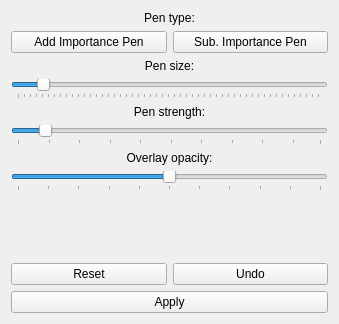
               <widget class="QWidget" name="userSamplingArea">
                <property name="geometry">
                 <rect>
                  <x>0</x>
                  <y>0</y>
                  <width>339</width>
                  <height>324</height>
                 </rect>
                </property>
                <layout class="QGridLayout" name="gridLayout_2">
                 <item row="10" column="0" colspan="4">
                  <spacer name="verticalSpacer">
                   <property name="orientation">
                    <enum>Qt::Vertical</enum>
                   </property>
                   <property name="sizeHint" stdset="0">
                    <size>
                     <width>20</width>
                     <height>40</height>
                    </size>
                   </property>
                  </spacer>
                 </item>
                 <item row="1" column="0" colspan="2">
                  <widget class="QPushButton" name="button_usAddPenButton">
                   <property name="toolTip">
                    <string>&lt;html&gt;&lt;head/&gt;&lt;body&gt;&lt;p&gt;Use add importance pen&lt;/p&gt;&lt;/body&gt;&lt;/html&gt;</string>
                   </property>
                   <property name="text">
                    <string>Add Importance Pen</string>
                   </property>
                  </widget>
                 </item>
                 <item row="1" column="2" colspan="2">
                  <widget class="QPushButton" name="button_usSubPenButton">
                   <property name="toolTip">
                    <string>&lt;html&gt;&lt;head/&gt;&lt;body&gt;&lt;p&gt;Use subtract importance pen&lt;/p&gt;&lt;/body&gt;&lt;/html&gt;</string>
                   </property>
                   <property name="text">
                    <string>Sub. Importance Pen</string>
                   </property>
                  </widget>
                 </item>
                 <item row="0" column="0" colspan="4">
                  <widget class="QLabel" name="label_2">
                   <property name="text">
                    <string>Pen type:</string>
                   </property>
                   <property name="alignment">
                    <set>Qt::AlignCenter</set>
                   </property>
                  </widget>
                 </item>
                 <item row="11" column="0" colspan="2">
                  <widget class="QPushButton" name="button_usResetButton">
                   <property name="toolTip">
                    <string>&lt;html&gt;&lt;head/&gt;&lt;body&gt;&lt;p&gt;Reset the sampling map&lt;/p&gt;&lt;/body&gt;&lt;/html&gt;</string>
                   </property>
                   <property name="text">
                    <string>Reset</string>
                   </property>
                  </widget>
                 </item>
                 <item row="12" column="0" colspan="4">
                  <widget class="QPushButton" name="button_usApplyButton">
                   <property name="toolTip">
                    <string>&lt;html&gt;&lt;head/&gt;&lt;body&gt;&lt;p&gt;Apply changes&lt;/p&gt;&lt;/body&gt;&lt;/html&gt;</string>
                   </property>
                   <property name="text">
                    <string>Apply</string>
                   </property>
                  </widget>
                 </item>
                 <item row="11" column="2" colspan="2">
                  <widget class="QPushButton" name="button_usUndoButton">
                   <property name="toolTip">
                    <string>&lt;html&gt;&lt;head/&gt;&lt;body&gt;&lt;p&gt;Back to the last applied map&lt;/p&gt;&lt;/body&gt;&lt;/html&gt;</string>
                   </property>
                   <property name="text">
                    <string>Undo</string>
                   </property>
                  </widget>
                 </item>
                 <item row="3" column="0" colspan="4">
                  <widget class="QLabel" name="label_3">
                   <property name="text">
                    <string>Pen size:</string>
                   </property>
                   <property name="alignment">
                    <set>Qt::AlignCenter</set>
                   </property>
                  </widget>
                 </item>
                 <item row="4" column="0" colspan="4">
                  <widget class="QSlider" name="slider_usPenSize">
                   <property name="minimum">
                    <number>8</number>
                   </property>
                   <property name="maximum">
                    <number>512</number>
                   </property>
                   <property name="value">
                    <number>50</number>
                   </property>
                   <property name="orientation">
                    <enum>Qt::Horizontal</enum>
                   </property>
                   <property name="invertedAppearance">
                    <bool>false</bool>
                   </property>
                   <property name="invertedControls">
                    <bool>false</bool>
                   </property>
                   <property name="tickPosition">
                    <enum>QSlider::TicksBelow</enum>
                   </property>
                   <property name="tickInterval">
                    <number>10</number>
                   </property>
                  </widget>
                 </item>
                 <item row="7" column="0" colspan="4">
                  <widget class="QLabel" name="label_4">
                   <property name="text">
                    <string>Overlay opacity:</string>
                   </property>
                   <property name="alignment">
                    <set>Qt::AlignCenter</set>
                   </property>
                  </widget>
                 </item>
                 <item row="8" column="0" colspan="4">
                  <widget class="QSlider" name="slider_usOpacity">
                   <property name="maximum">
                    <number>100</number>
                   </property>
                   <property name="value">
                    <number>50</number>
                   </property>
                   <property name="orientation">
                    <enum>Qt::Horizontal</enum>
                   </property>
                   <property name="tickPosition">
                    <enum>QSlider::TicksBelow</enum>
                   </property>
                   <property name="tickInterval">
                    <number>10</number>
                   </property>
                  </widget>
                 </item>
                 <item row="5" column="0" colspan="4">
                  <widget class="QLabel" name="label_5">
                   <property name="text">
                    <string>Pen strength:</string>
                   </property>
                   <property name="alignment">
                    <set>Qt::AlignCenter</set>
                   </property>
                  </widget>
                 </item>
                 <item row="6" column="0" colspan="4">
                  <widget class="QSlider" name="slider_usPenStrength">
                   <property name="minimum">
                    <number>1</number>
                   </property>
                   <property name="maximum">
                    <number>100</number>
                   </property>
                   <property name="value">
                    <number>10</number>
                   </property>
                   <property name="orientation">
                    <enum>Qt::Horizontal</enum>
                   </property>
                   <property name="tickPosition">
                    <enum>QSlider::TicksBelow</enum>
                   </property>
                   <property name="tickInterval">
                    <number>10</number>
                   </property>
                  </widget>
                 </item>
                </layout>
               </widget>
